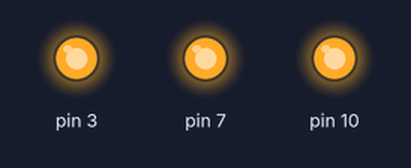
Simulated run of this sketch. Board: Arduino Uno, built for the host (arithmetic inside an expression is 32-bit, double 64-bit). On the bench: output pins drawn as LEDs (lit = HIGH).

Above: at 0.1 s.
Timing chart, 0 to 1.6 s (numbered marks = the images above):
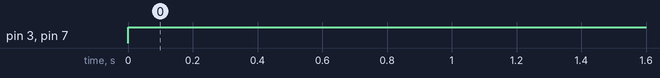

The sketch:

TestLED.ino
```cpp
// Test program that lights up 3 LEDs on the PCB

#define LED1 PIN_PB2    // Pin for LED1 output
#define LED2 PIN_PD3    // rename for actual pin names
#define LED3 PIN_PD7    // rename for actual pin names

// !! CHANGE DEFINITIONS BASED ON SCHEMATIC

void setup() {
  pinMode(LED1, OUTPUT);
  pinMode(LED2, OUTPUT);
  pinMode(LED3, OUTPUT);
}

void loop() {
    // Light up LEDs
    digitalWrite(LED1, HIGH); // Turn on LED
    digitalWrite(LED2, HIGH);
    digitalWrite(LED3, HIGH);
}
```

Measured:
- by itself, pin 3, pin 7: LOW → HIGH at 0.00 s
